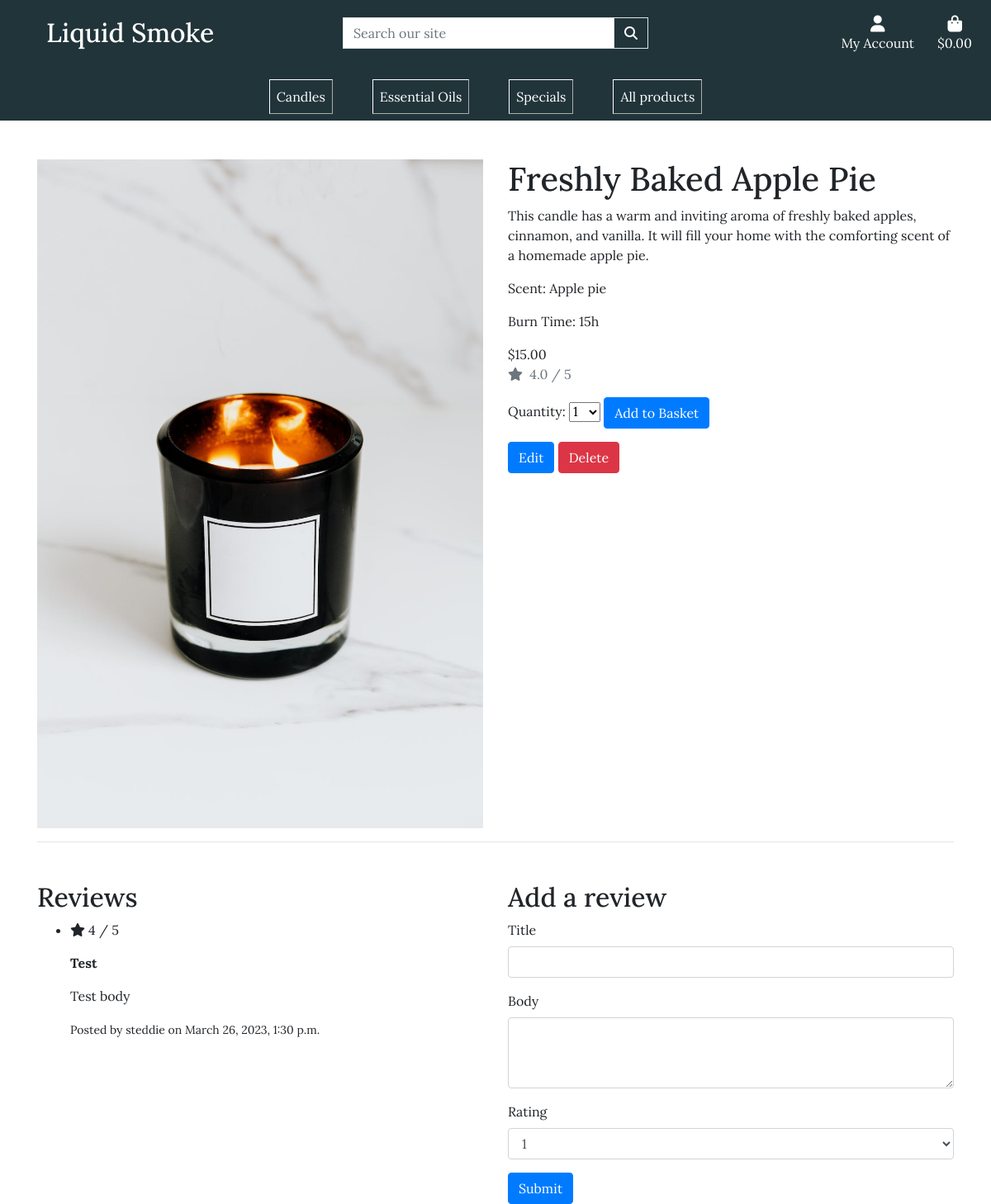
Page /product/3/ (signed in) on the committed database.
### catalog/models.py (models this page shows, shortened)
class Product(models.Model):
    name = models.CharField(max_length=255)
    description = models.TextField()
    price = models.DecimalField(max_digits=6, decimal_places=2)
    discounted_price = models.DecimalField(max_digits=6,
                                           decimal_places=2,
                                           null=True,
                                           blank=True)
    image = models.ImageField(upload_to='product_images/')
    is_available = models.BooleanField(default=True)
    categories = models.ManyToManyField(Category, blank=True)
    class Meta:
        verbose_name_plural = 'products'
    def avg_rating(self):
        reviews = self.reviews.filter(approved=True)
        if reviews.count() > 0:
            return reviews.aggregate(Avg('rating'))['rating__avg']
        else:
            return None

class Candle(Product):
    scent = models.CharField(max_length=255)
    burn_time = models.CharField(max_length=50)

class Review(models.Model):
    product = models.ForeignKey(Product, on_delete=models.CASCADE,
                                related_name='reviews')
    user = models.ForeignKey(User, on_delete=models.CASCADE)
    title = models.CharField(max_length=255)
    body = models.TextField()
    rating = models.IntegerField(
        choices=((1, '1'), (2, '2'), (3, '3'), (4, '4'), (5, '5')))
    created_at = models.DateTimeField(auto_now_add=True)
    updated_at = models.DateTimeField(auto_now=True)
    approved = models.BooleanField(default=False)
    class Meta:
        unique_together = ('product', 'user')

### catalog/views.py (the view)
def product_details(request, product_id):
    product = get_object_or_404(Product, pk=product_id)
    if request.method == 'POST':
        if 'review_form' in request.POST:
            form = ReviewForm(request.POST)
            if form.is_valid():
                review = Review(
                    product=product,
                    user=request.user,
                    title=form.cleaned_data['title'],
                    body=form.cleaned_data['body'],
                    rating=form.cleaned_data['rating']
                )
                review.save()
        else:
            form = ReviewForm()
    else:
        form = ReviewForm()
    reviews = Review.objects.filter(product=product, approved=True)
    context = {
        'product': product,
        'reviews': reviews,
        'form': form,
    }
    return render(request, 'home/product_details.html', context)

### catalog/forms.py
class ReviewForm(forms.ModelForm):
    class Meta:
        model = Review
        fields = ('title', 'body', 'rating')
        labels = {
            'title': 'Title',
            'body': 'Body',
            'rating': 'Rating',
        }
        widgets = {
            'title': forms.TextInput(attrs={'class': 'form-control'}),
            'body': forms.Textarea(attrs={'class': 'form-control'}),
            'rating': forms.Select(attrs={'class': 'form-control'}),
        }

### catalog/templatetags/custom_filters.py (called while the page is built)
@register.filter
def make_range(value, start=1):
    return range(start, value+1)

### catalog/templates/home/product_details.html (shortened to what this page needs)
{% extends 'base.html' %}
{% load custom_filters %}
{% load crispy_forms_tags %}
{% block content %}
<div class="container my-5">
    <div class="row">
        <div class="col-md-6">
            <img src="{{ product.image.url }}" alt="{{ product.name }}" class="img-fluid">
        </div>
        <div class="col-md-6">
            <h1>{{ product.name }}</h1>
            <p>{{ product.description }}</p>
            {% if product.candle %}
            <p class="card-text">Scent: {{ product.candle.scent }}</p>
            <p class="card-text">Burn Time: {{ product.candle.burn_time }}</p>
            {% elif product.essentialoil %}
            <p class="card-text">Scent: {{ product.essentialoil.scent }}</p>
            <p class="card-text">Volume: {{ product.essentialoil.volume }}</p>
            {% endif %}
            {% if product.discounted_price %}
            <del>${{ product.price }}</del> <span class="discount">${{ product.discounted_price }}</span>
            {% else %}
            ${{ product.price }}
            {% endif %}
            <p class="text-muted">
                <i class="fas fa-star mr-1"></i>
                {% if product.avg_rating %}
                  {{ product.avg_rating|floatformat:1 }} / 5
                {% else %}
                  No rating
                {% endif %}
              </p>
            {% if request.user.is_authenticated %}
            <form method="POST" action="{% url 'add_to_basket' product.id %}">
                <label for="quantity">Quantity:</label>
                <select id="quantity" name="quantity">
                    {% for i in 10|make_range:1 %}
                    <option value="{{ i }}">{{ i }}</option>
                    {% endfor %}
                </select>
                <button type="submit" class="btn btn-primary">Add to Basket</button>
            </form>
            {% else %}
            <h5>You need to be logged in to add products in your basket. Please <a href="{% url 'account_login' %}">Login</a> or <a href="{% url 'account_signup' %}">Register</a> first.</h5>
            {% endif %}
            {% if request.user.is_authenticated and request.user.is_superuser %}
            <div class="mt-3">
                <a href="{% url 'edit_product' product.id %}" class="btn btn-primary">Edit</a>
                <a href="{% url 'delete_product' product.id %}" class="btn btn-danger">Delete</a>
            </div>
            {% endif %}
        </div>
    </div>
    <hr>
    <div class="row my-5">
        <div class="col-md-6">
            <h2>Reviews</h2>
            {% if reviews %}
                <ul>
                    {% for review in reviews %}
                        <li>
                            <p><i class="fas fa-star mr-1"></i>{{ review.rating }} / 5</p>
                            <p><strong>{{ review.title }}</strong></p>
                            <p>{{ review.body }}</p>
                            <small>Posted by {{ review.user.username }} on {{ review.created_at }}</small>
                        </li>
                    {% endfor %}
                </ul>
            {% else %}
                <p>No reviews yet. Be the first to leave a review!</p>
            {% endif %}
        </div>
        <div class="col-md-6">
            <h2>Add a review</h2>
            {% if request.user.is_authenticated %}
            <form method="POST" action="">
                <div class="form-group">
                    <label for="id_title">Title</label>
                    <input type="text" class="form-control" id="id_title" name="title" required>
                </div>
                <div class="form-group">
                    <label for="id_body">Body</label>
                    <textarea class="form-control" id="id_body" name="body" rows="3" required></textarea>
                </div>
                <div class="form-group">
                    <label for="id_rating">Rating</label>
                    <select class="form-control" id="id_rating" name="rating" required>
                        {% for i in 5|make_range:1 %}
                        <option value="{{ i }}">{{ i }}</option>
                        {% endfor %}
                    </select>
                </div>
                <button type="submit" class="btn btn-primary" name="review_form">Submit</button>
            </form>
            {% else %}
            <p>Please <a href="{% url 'account_login' %}">log in</a> to leave a review.</p>
            {% endif %}
        </div>
    </div>
</div>
{% endblock %}

### static/css/base.css (style rules this page uses)
html { height: 100%; scroll-behavior: smooth; }
body { padding-top: 145px; font-family: 'Lora', serif; font-size: 1rem; }

### rows in the picture
Product: image (picture), name "Freshly Baked Apple Pie", description "This candle has a warm and inviting aroma of freshly baked apples, cinnamon, and vanilla. It will fill your home with the comforting scent of a homemade apple pie.", candle.scent "Apple pie", candle.burn_time "15h", price "15.00", avg_rating "4.0"
Review: rating "4", title "Test", body "Test body", user.username "steddie", created_at "March 26, 2023, 1:30 p.m."

### other values in the picture
form field quantity "1"
form field rating "1"
